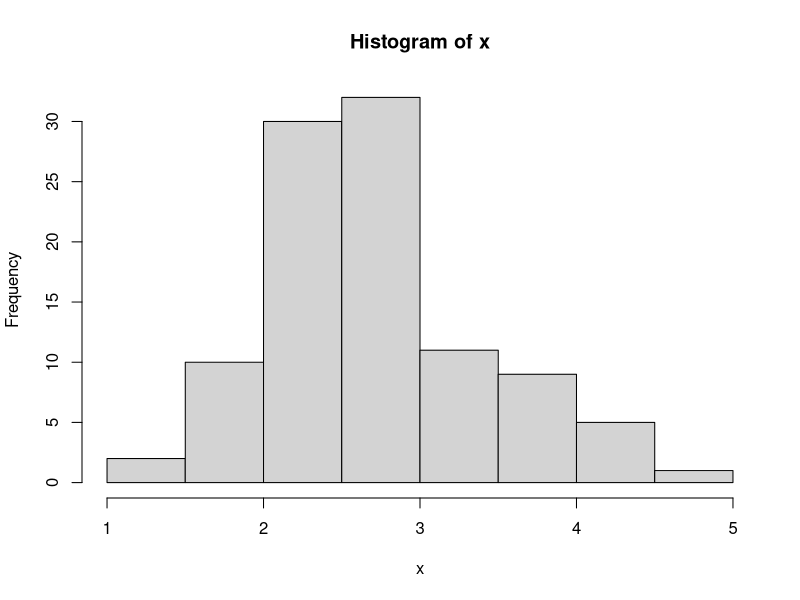
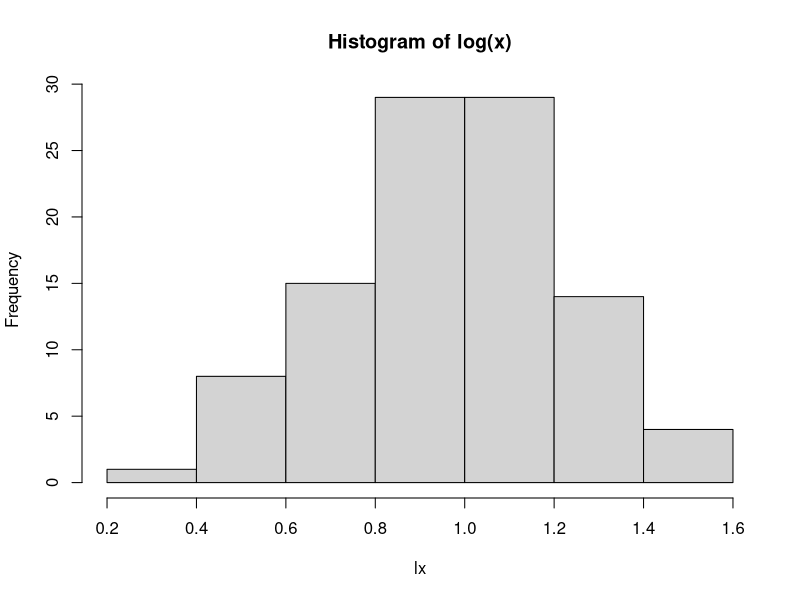
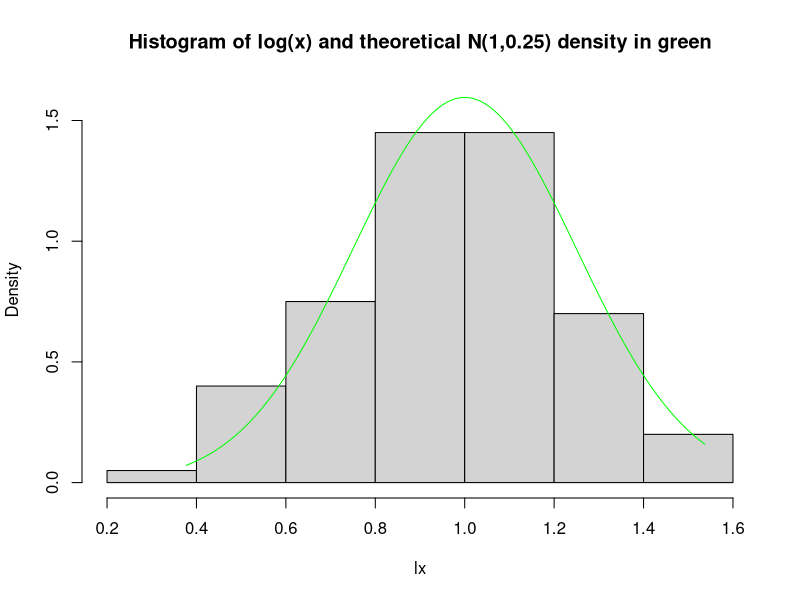

Reproduce these figures in R, in order.
## ---- chunk 1
n=100
logmean=1
logsd=0.25

x=rlnorm(n,logmean,logsd)
## ---- chunk 2
hist(x)

lx=log(x)
hist(lx,main='Histogram of log(x)') 
## ---- chunk 3
xsup=seq(min(lx),max(lx),by=0.01)
theodens=dnorm(xsup,mean=logmean,sd=logsd)
hist(lx,freq=FALSE,ylim=c(0,max(theodens)),main='Histogram of log(x) and theoretical N(1,0.25) density in green') 
lines(xsup,theodens,col='green')



## ---- chunk 4
mean(x)

#while true parameter was
expectancy=exp(logmean + 0.5*logsd^2)
expectancy
## ---- chunk 5
sd(x) 

#while true parameter was
sqrtvar=sqrt(exp(2*logmean + logsd^2)*(exp(logsd^2) - 1))
sqrtvar
